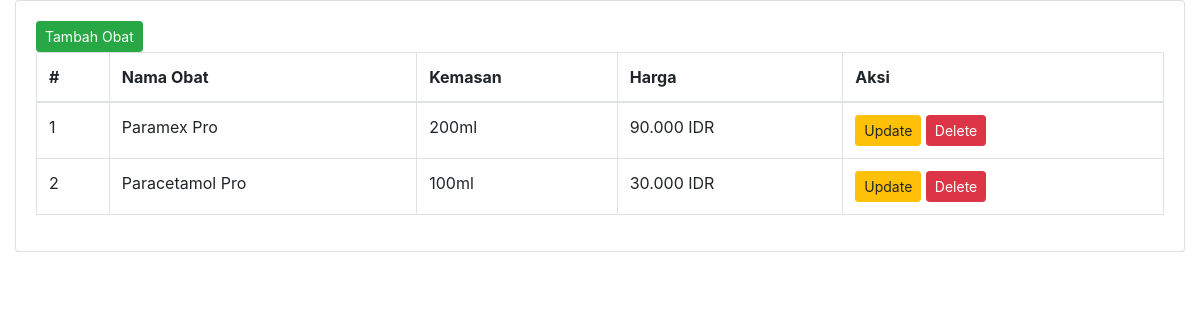
The app's page /obatAdmin.php, older data.
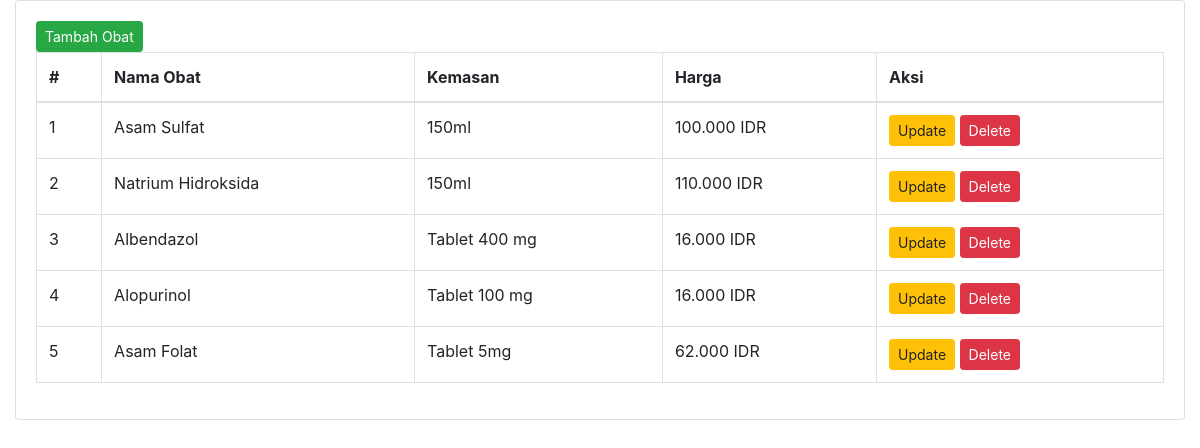
The same page, newer data.
### tables this page shows
CREATE TABLE `obat` (
  `id` int(11) NOT NULL,
  `nama_obat` varchar(100) NOT NULL,
  `kemasan` varchar(35) NOT NULL,
  `harga` int(11) NOT NULL
);

### obatAdmin.php (the view, shortened to what this page needs)
<?php
include_once("koneksi.php");
$obatQuery = "SELECT * FROM obat";
$obatResult = $mysqli->query($obatQuery);
$obatData = $obatResult->fetch_all(MYSQLI_ASSOC);
$nomorUrut = 1;
?>
<!DOCTYPE html>
<html lang="en">
<head>
  <link rel="stylesheet" href="https://stackpath.bootstrapcdn.com/bootstrap/4.6.0/css/bootstrap.min.css">
</head>
<body class="hold-transition sidebar-mini">
  <div class="wrapper">
    <section class="content">
      <div class="container-fluid">
        <div class="row">
          <div class="col-12">
            <div class="card">
              <div class="card-body">
              <button type="button" class="btn btn-success btn-sm" data-toggle="modal" data-target="#addModal">Tambah Obat</button>
                <table id="example2" class="table table-bordered table-hover">
                  <thead>
                    <tr>
                      <th>#</th>
                      <th>Nama Obat</th>
                      <th>Kemasan</th>
                      <th>Harga</th>
                      <th>Aksi</th>
                    </tr>
                  </thead>
                  <tbody>
                    <?php
                    foreach ($obatData as $obatRow) {
                      echo "<tr>";
                      echo "<td>" . $nomorUrut++ . "</td>";
                      echo "<td>" . $obatRow['nama_obat'] . "</td>";
                      echo "<td>" . $obatRow['kemasan'] . "</td>";
                      echo "<td>" . number_format($obatRow['harga'], 0, ',', '.') . " IDR</td>";
                      echo "<td>
                        <form method='post' action=''>
                                                    <input type='hidden' name='id' value='" . $obatRow['id'] . "'>
                                                    <input type='hidden' name='new_nama_obat' value='" . $obatRow['nama_obat'] . "'>
                                                    <input type='hidden' name='new_kemasan' value='" . $obatRow['kemasan'] . "'>
                                                    <input type='hidden' name='new_harga' value='" . $obatRow['harga'] . "'>
                                                    <button type='button' name='update_obat' class='btn btn-warning btn-sm update-btn' data-toggle='modal' data-target='#updateModal'
                                                    data-id='" . $obatRow['id'] . "'
                                                    data-nama_obat='" . $obatRow['nama_obat'] . "'
                                                    data-kemasan='" . $obatRow['kemasan'] . "'
                                                    data-harga='" . $obatRow['harga'] . "'>Update</button>
                                                    <form method='post' action=''>
                                                        <input type='hidden' name='id' value='" . $obatRow['id'] . "'>
                                                        <button type='submit' name='delete_obat' class='btn btn-danger btn-sm' onclick='return confirm(\"Are you sure?\");'>Delete</button>
                                                    </form>
                                                </form>
                                            </td>";
                      echo "</tr>";
                    }
                    ?>
                  </tbody>
                </table>
              </div>
            </div>
          </div>
        </div>
      </div>
    </section>
  </div>
</body>
</html>

Row changes from the older to the newer data that the page shows:
changed obat: nama_obat "Paramex Pro" → "Asam Sulfat"; kemasan "200ml" → "150ml"; harga "90.000" → "100.000"
changed obat: nama_obat "Paracetamol Pro" → "Natrium Hidroksida"; kemasan "100ml" → "150ml"; harga "30.000" → "110.000"
added obat: nama_obat "Albendazol", kemasan "Tablet 400 mg", harga "16.000"
added obat: nama_obat "Alopurinol", kemasan "Tablet 100 mg", harga "16.000"
added obat: nama_obat "Asam Folat", kemasan "Tablet 5mg", harga "62.000"
